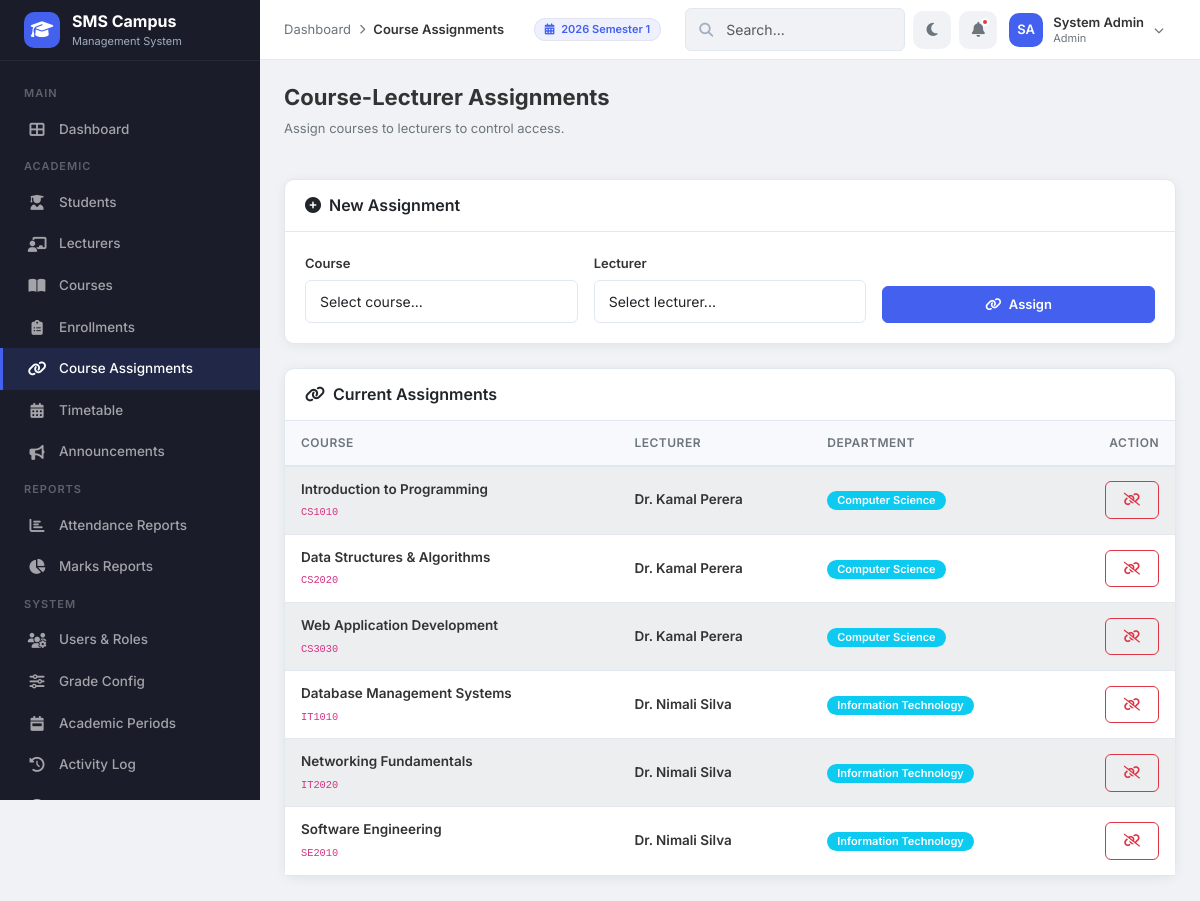
Page /modules/assignments/index.php (signed in) on the committed database.
### tables this page shows
CREATE TABLE IF NOT EXISTS `academic_periods` (
    `period_id`  INT(11)      NOT NULL AUTO_INCREMENT,
    `name`       VARCHAR(100) NOT NULL,
    `start_date` DATE         NOT NULL,
    `end_date`   DATE         NOT NULL,
    `is_current` TINYINT(1)   NOT NULL DEFAULT 0,
    PRIMARY KEY (`period_id`)
);

CREATE TABLE IF NOT EXISTS `course_assignments` (
    `assignment_id` INT(11) NOT NULL AUTO_INCREMENT,
    `course_id`     INT(11) NOT NULL,
    `lecturer_id`   INT(11) NOT NULL,
    `assigned_at`   TIMESTAMP NOT NULL DEFAULT CURRENT_TIMESTAMP,
    PRIMARY KEY (`assignment_id`),
    UNIQUE KEY `uk_course_lecturer` (`course_id`, `lecturer_id`),
    CONSTRAINT `fk_ca_course`   FOREIGN KEY (`course_id`)   REFERENCES `courses`   (`course_id`)   ON DELETE CASCADE,
    CONSTRAINT `fk_ca_lecturer` FOREIGN KEY (`lecturer_id`) REFERENCES `lecturers` (`lecturer_id`) ON DELETE CASCADE
);

CREATE TABLE IF NOT EXISTS `courses` (
    `course_id`   INT(11)      NOT NULL AUTO_INCREMENT,
    `course_code` VARCHAR(20)  NOT NULL,
    `course_name` VARCHAR(150) NOT NULL,
    `credits`     INT(11)      NOT NULL DEFAULT 3,
    `created_at`  TIMESTAMP    NOT NULL DEFAULT CURRENT_TIMESTAMP,
    PRIMARY KEY (`course_id`),
    UNIQUE KEY `uk_courses_code` (`course_code`)
);

CREATE TABLE IF NOT EXISTS `users` (
    `id`         INT(11)      NOT NULL AUTO_INCREMENT,
    `full_name`  VARCHAR(100) NOT NULL,
    `email`      VARCHAR(100) NOT NULL,
    `password`   VARCHAR(255) NOT NULL,
    `role`       ENUM('admin','lecturer','student') NOT NULL DEFAULT 'student',
    `created_at` TIMESTAMP    NOT NULL DEFAULT CURRENT_TIMESTAMP,
    PRIMARY KEY (`id`),
    UNIQUE KEY `uk_users_email` (`email`)
);

CREATE TABLE IF NOT EXISTS `lecturers` (
    `lecturer_id` INT(11)      NOT NULL AUTO_INCREMENT,
    `user_id`     INT(11)      NOT NULL,
    `department`  VARCHAR(100) NOT NULL,
    PRIMARY KEY (`lecturer_id`),
    KEY `fk_lecturers_user` (`user_id`),
    CONSTRAINT `fk_lecturers_user` FOREIGN KEY (`user_id`) REFERENCES `users` (`id`) ON DELETE CASCADE
);

### includes/helpers.php (called while the page is built, shortened)
<?php
function e($value) {
    return htmlspecialchars($value ?? '', ENT_QUOTES, 'UTF-8');
}
?>

### modules/assignments/index.php (the view, shortened to what this page needs)
<?php
require_once '../../includes/helpers.php';
require_once '../../config/db.php';
$assignments = $pdo->query("
    SELECT ca.assignment_id, c.course_code, c.course_name, u.full_name as lecturer_name, l.department
    FROM course_assignments ca
    JOIN courses c ON ca.course_id = c.course_id
    JOIN lecturers l ON ca.lecturer_id = l.lecturer_id
    JOIN users u ON l.user_id = u.id
    ORDER BY c.course_code, u.full_name
")->fetchAll();
$breadcrumbs = [
    ['label' => 'Dashboard', 'url' => '../../dashboards/admin_dashboard.php'],
    ['label' => 'Course Assignments']
];
require_once '../../includes/header.php';
?>
<div class="page-header">
    <div><h1>Course-Lecturer Assignments</h1><p>Assign courses to lecturers to control access.</p></div>
</div>
<div class="card mb-4">
    <div class="card-header"><h6 class="mb-0"><i class="fas fa-plus-circle me-2"></i>New Assignment</h6></div>
    <div class="card-body">
        <form method="POST" class="row g-3 align-items-end">
            <div class="col-md-4">
                <label class="form-label">Course</label>
                <select class="form-select" name="course_id" required>
                    <option value="">Select course...</option>
                </select>
            </div>
            <div class="col-md-4">
                <label class="form-label">Lecturer</label>
                <select class="form-select" name="lecturer_id" required>
                    <option value="">Select lecturer...</option>
                </select>
            </div>
            <div class="col-md-4">
                <button type="submit" class="btn btn-primary w-100"><i class="fas fa-link me-1"></i> Assign</button>
            </div>
        </form>
    </div>
</div>
<div class="card table-card">
    <div class="card-header"><h6 class="mb-0"><i class="fas fa-link me-2"></i>Current Assignments</h6></div>
    <div class="table-responsive">
        <table class="table table-striped table-hover mb-0">
            <thead><tr><th>Course</th><th>Lecturer</th><th>Department</th><th class="text-end">Action</th></tr></thead>
            <tbody>
                <?php if (count($assignments) > 0): ?>
                    <?php foreach ($assignments as $a): ?>
                    <tr>
                        <td><span class="fw-600"><?php echo e($a['course_name']); ?></span><br><small class="text-muted"><code><?php echo e($a['course_code']); ?></code></small></td>
                        <td class="fw-600"><?php echo e($a['lecturer_name']); ?></td>
                        <td><span class="badge bg-info"><?php echo e($a['department'] ?? '—'); ?></span></td>
                        <td class="text-end">
                            <form method="POST" class="d-inline" onsubmit="return confirm('Remove this assignment?');">
                                <button type="submit" class="btn btn-sm btn-outline-danger"><i class="fas fa-unlink"></i></button>
                            </form>
                        </td>
                    </tr>
                    <?php endforeach; ?>
                <?php endif; ?>
            </tbody>
        </table>
    </div>
</div>
<?php require_once '../../includes/footer.php'; ?>

### includes/header.php (shortened to what this page needs)
<?php
if (!isset($hideSearch))   $hideSearch  = false;
if (!isset($isLoginPage)) $isLoginPage = false;
$_scriptPath = $_SERVER['SCRIPT_NAME'];
if (strpos($_scriptPath, '/dashboards/') !== false) {
    $assetBase = '../assets/';
} elseif (strpos($_scriptPath, '/modules/') !== false) {
    $assetBase = '../../assets/';
} else {
    $assetBase = 'assets/';
}
if (strpos($_scriptPath, '/dashboards/') !== false) {
    $includeBase = '../includes/';
} elseif (strpos($_scriptPath, '/modules/') !== false) {
    $includeBase = '../../includes/';
} else {
    $includeBase = 'includes/';
}
$userName   = $_SESSION['full_name'] ?? 'User';
$userRole   = $_SESSION['role'] ?? 'guest';
$nameParts  = explode(' ', $userName);
$_initials  = strtoupper(substr($nameParts[0], 0, 1));
if (count($nameParts) > 1) {
    $_initials .= strtoupper(substr(end($nameParts), 0, 1));
}
?>
<!DOCTYPE html>
<html lang="en">
<head>
    <link href="https://cdn.jsdelivr.net/npm/bootstrap@5.3.3/dist/css/bootstrap.min.css" rel="stylesheet">
    <link href="https://cdnjs.cloudflare.com/ajax/libs/font-awesome/6.5.1/css/all.min.css" rel="stylesheet">
    <link href="<?php echo $assetBase; ?>css/style.css" rel="stylesheet">
</head>
<body class="<?php echo $isLoginPage ? 'login-body' : ''; ?>">
<?php if (!$isLoginPage): ?>
    <?php require_once $includeBase . 'sidebar.php'; ?>
    <header class="topbar">
        <div class="topbar-left">
            <?php if (!empty($breadcrumbs)): ?>
            <div class="breadcrumb-nav">
                <?php foreach ($breadcrumbs as $i => $crumb): ?>
                    <?php if ($i > 0): ?><span class="separator"><i class="fas fa-chevron-right"></i></span><?php endif; ?>
                    <?php if (isset($crumb['url'])): ?>
                        <a href="<?php echo $crumb['url']; ?>"><?php echo htmlspecialchars($crumb['label']); ?></a>
                    <?php else: ?>
                        <span class="current"><?php echo htmlspecialchars($crumb['label']); ?></span>
                    <?php endif; ?>
                <?php endforeach; ?>
            </div>
            <?php endif; ?>
        </div>
        <div class="topbar-right">
            <div class="d-none d-md-flex align-items-center me-3" style="font-size: 13px;">
                <?php
                $currentPeriodName = 'No Active Period';
                if (isset($pdo)) {
                    try {
                        $cpStmt = $pdo->query("SELECT name FROM academic_periods WHERE is_current = 1 LIMIT 1");
                        if ($cp = $cpStmt->fetch()) {
                            $currentPeriodName = $cp['name'];
                        }
                    } catch (PDOException $e) {}
                }
                ?>
                <span class="badge" style="background:var(--primary-light); color:var(--primary); padding: 5px 10px; border: 1px solid rgba(0,0,0,0.05);"><i class="fas fa-calendar-alt me-1"></i> <?php echo htmlspecialchars($currentPeriodName); ?></span>
            </div>
            <?php if (!$hideSearch): ?>
            <div class="search-box d-none d-md-block" style="width:220px;">
                <i class="fas fa-search"></i>
                <input type="text" class="form-control form-control-sm" placeholder="Search...">
            </div>
            <?php endif; ?>
            <button class="topbar-icon-btn" id="darkModeToggle" title="Toggle Dark Mode">
                <i class="fas fa-moon"></i>
            </button>
            <button class="topbar-icon-btn" title="Notifications">
                <i class="fas fa-bell"></i>
                <span class="notification-dot"></span>
            </button>
            <div class="dropdown">
                <div class="user-dropdown" data-bs-toggle="dropdown" aria-expanded="false">
                    <div class="avatar-sm"><?php echo $_initials; ?></div>
                    <div class="user-meta d-none d-sm-block">
                        <div class="name"><?php echo htmlspecialchars($userName); ?></div>
                        <div class="role"><?php echo ucfirst($userRole); ?></div>
                    </div>
                    <i class="fas fa-chevron-down" style="font-size:10px; color:var(--text-muted);"></i>
                </div>
            </div>
        </div>
    </header>
    <main class="main-content">
<?php endif; ?>

### rows in the picture
academic_periods: name "2026 Semester 1"
course_assignments: course.course_name "Introduction to Programming", course.course_code "CS1010", users.full_name "Dr. Kamal Perera", lecturer.department "Computer Science"
course_assignments: course.course_name "Data Structures & Algorithms", course.course_code "CS2020", users.full_name "Dr. Kamal Perera", lecturer.department "Computer Science"
course_assignments: course.course_name "Web Application Development", course.course_code "CS3030", users.full_name "Dr. Kamal Perera", lecturer.department "Computer Science"
course_assignments: course.course_name "Database Management Systems", course.course_code "IT1010", users.full_name "Dr. Nimali Silva", lecturer.department "Information Technology"
course_assignments: course.course_name "Networking Fundamentals", course.course_code "IT2020", users.full_name "Dr. Nimali Silva", lecturer.department "Information Technology"
course_assignments: course.course_name "Software Engineering", course.course_code "SE2010", users.full_name "Dr. Nimali Silva", lecturer.department "Information Technology"

### other values in the picture
$crumb['label'] "Dashboard"
$crumb['label'] "Course Assignments"
$_initials "SA"
$userName "System Admin"
$userRole "Admin"
